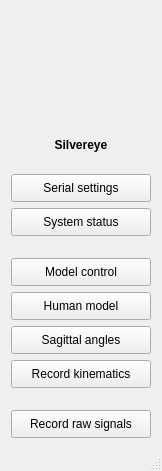
<?xml version="1.0" encoding="UTF-8"?>
<ui version="4.0">
 <class>MainWindow</class>
 <widget class="QMainWindow" name="MainWindow">
  <property name="geometry">
   <rect>
    <x>0</x>
    <y>0</y>
    <width>158</width>
    <height>471</height>
   </rect>
  </property>
  <property name="windowTitle">
   <string>MainWindow</string>
  </property>
  <widget class="QWidget" name="centralWidget">
   <layout class="QGridLayout" name="gridLayout">
    <item row="1" column="0">
     <widget class="QLabel" name="logoImgLabel">
      <property name="sizePolicy">
       <sizepolicy hsizetype="Fixed" vsizetype="Fixed">
        <horstretch>0</horstretch>
        <verstretch>0</verstretch>
       </sizepolicy>
      </property>
      <property name="minimumSize">
       <size>
        <width>140</width>
        <height>121</height>
       </size>
      </property>
      <property name="layoutDirection">
       <enum>Qt::LeftToRight</enum>
      </property>
      <property name="text">
       <string/>
      </property>
      <property name="pixmap">
       <pixmap resource="img/silver_96_qt.qrc">:/logo/silver_96_qt.png</pixmap>
      </property>
      <property name="alignment">
       <set>Qt::AlignCenter</set>
      </property>
     </widget>
    </item>
    <item row="3" column="0">
     <spacer name="verticalSpacer_3">
      <property name="orientation">
       <enum>Qt::Vertical</enum>
      </property>
      <property name="sizeType">
       <enum>QSizePolicy::Fixed</enum>
      </property>
      <property name="sizeHint" stdset="0">
       <size>
        <width>20</width>
        <height>16</height>
       </size>
      </property>
     </spacer>
    </item>
    <item row="5" column="0">
     <widget class="QPushButton" name="systemStatusButton">
      <property name="sizePolicy">
       <sizepolicy hsizetype="Expanding" vsizetype="MinimumExpanding">
        <horstretch>0</horstretch>
        <verstretch>0</verstretch>
       </sizepolicy>
      </property>
      <property name="text">
       <string>System status</string>
      </property>
     </widget>
    </item>
    <item row="6" column="0">
     <spacer name="verticalSpacer">
      <property name="orientation">
       <enum>Qt::Vertical</enum>
      </property>
      <property name="sizeType">
       <enum>QSizePolicy::Fixed</enum>
      </property>
      <property name="sizeHint" stdset="0">
       <size>
        <width>0</width>
        <height>16</height>
       </size>
      </property>
     </spacer>
    </item>
    <item row="9" column="0">
     <widget class="QPushButton" name="sagittalAnglesButton">
      <property name="sizePolicy">
       <sizepolicy hsizetype="Expanding" vsizetype="MinimumExpanding">
        <horstretch>0</horstretch>
        <verstretch>0</verstretch>
       </sizepolicy>
      </property>
      <property name="text">
       <string>Sagittal angles</string>
      </property>
     </widget>
    </item>
    <item row="11" column="0">
     <spacer name="verticalSpacer_2">
      <property name="orientation">
       <enum>Qt::Vertical</enum>
      </property>
      <property name="sizeType">
       <enum>QSizePolicy::Fixed</enum>
      </property>
      <property name="sizeHint" stdset="0">
       <size>
        <width>0</width>
        <height>16</height>
       </size>
      </property>
     </spacer>
    </item>
    <item row="8" column="0">
     <widget class="QPushButton" name="humanModelButton">
      <property name="sizePolicy">
       <sizepolicy hsizetype="Expanding" vsizetype="MinimumExpanding">
        <horstretch>0</horstretch>
        <verstretch>0</verstretch>
       </sizepolicy>
      </property>
      <property name="text">
       <string>Human model</string>
      </property>
     </widget>
    </item>
    <item row="12" column="0">
     <widget class="QPushButton" name="recordRawButton">
      <property name="sizePolicy">
       <sizepolicy hsizetype="Expanding" vsizetype="MinimumExpanding">
        <horstretch>0</horstretch>
        <verstretch>0</verstretch>
       </sizepolicy>
      </property>
      <property name="text">
       <string>Record raw signals</string>
      </property>
     </widget>
    </item>
    <item row="7" column="0">
     <widget class="QPushButton" name="modelCalibrationButton">
      <property name="sizePolicy">
       <sizepolicy hsizetype="Expanding" vsizetype="MinimumExpanding">
        <horstretch>0</horstretch>
        <verstretch>0</verstretch>
       </sizepolicy>
      </property>
      <property name="text">
       <string>Model control</string>
      </property>
     </widget>
    </item>
    <item row="4" column="0">
     <widget class="QPushButton" name="serialSettingsButton">
      <property name="sizePolicy">
       <sizepolicy hsizetype="Expanding" vsizetype="MinimumExpanding">
        <horstretch>0</horstretch>
        <verstretch>0</verstretch>
       </sizepolicy>
      </property>
      <property name="text">
       <string>Serial settings</string>
      </property>
     </widget>
    </item>
    <item row="10" column="0">
     <widget class="QPushButton" name="recordKinematicsButton">
      <property name="sizePolicy">
       <sizepolicy hsizetype="Expanding" vsizetype="MinimumExpanding">
        <horstretch>0</horstretch>
        <verstretch>0</verstretch>
       </sizepolicy>
      </property>
      <property name="text">
       <string>Record kinematics</string>
      </property>
     </widget>
    </item>
    <item row="2" column="0">
     <widget class="QLabel" name="brandingLabel">
      <property name="styleSheet">
       <string notr="true">font: 11pt &quot;MS Shell Dlg 2&quot;;
font-weight:bold;</string>
      </property>
      <property name="text">
       <string>Silvereye</string>
      </property>
      <property name="alignment">
       <set>Qt::AlignCenter</set>
      </property>
     </widget>
    </item>
   </layout>
  </widget>
  <widget class="QStatusBar" name="statusBar"/>
 </widget>
 <layoutdefault spacing="6" margin="11"/>
 <resources>
  <include location="img/silver_96_qt.qrc"/>
 </resources>
 <connections/>
</ui>
